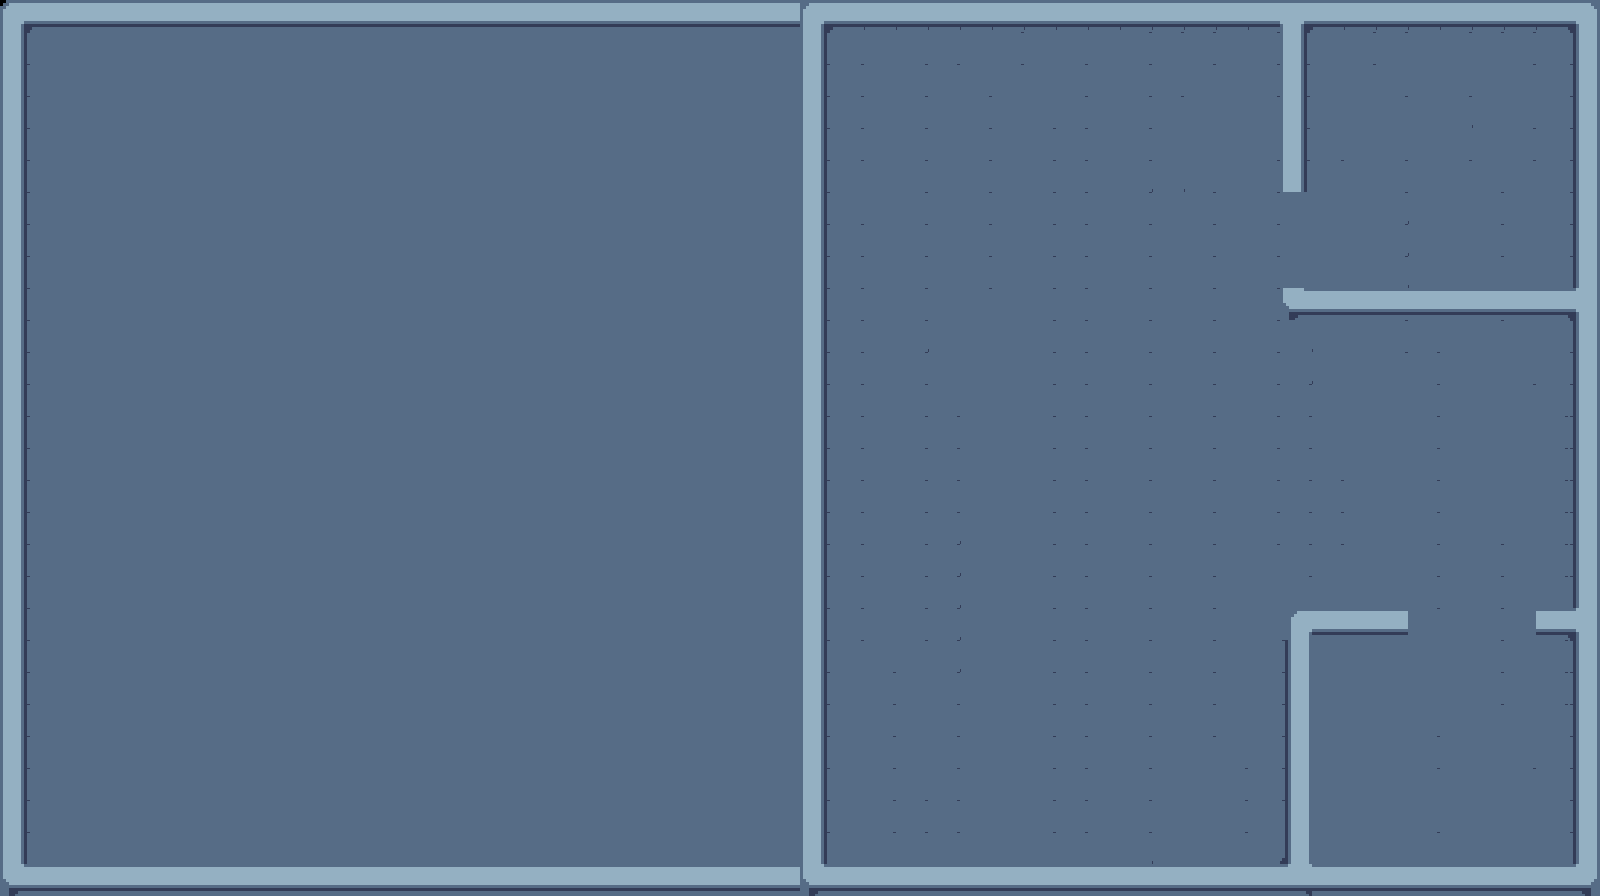

A level layout from a 2D game, rendered from its tile map. Below: a short description, then the map file with tile-grid data replaced by summaries:
An orthogonal 50x28 tile map with 32x32 px tiles, 2 tile layers (floor, walls).

<map version="1.10" tiledversion="1.10.2" orientation="orthogonal" renderorder="right-down" width="50" height="28" tilewidth="32" tileheight="32" infinite="0" nextlayerid="3" nextobjectid="1">
 <tileset firstgid="1" source="../tile_set/techDungeon.tsx" />
 <layer id="1" name="floor" width="50" height="28">
  <data>[1400 cells, 1324 non-empty, 8 distinct tile ids]</data>
 </layer>
 <layer id="2" name="walls" width="50" height="28">
  <data>[1400 cells, 204 non-empty, 19 distinct tile ids]</data>
 </layer>
</map>
